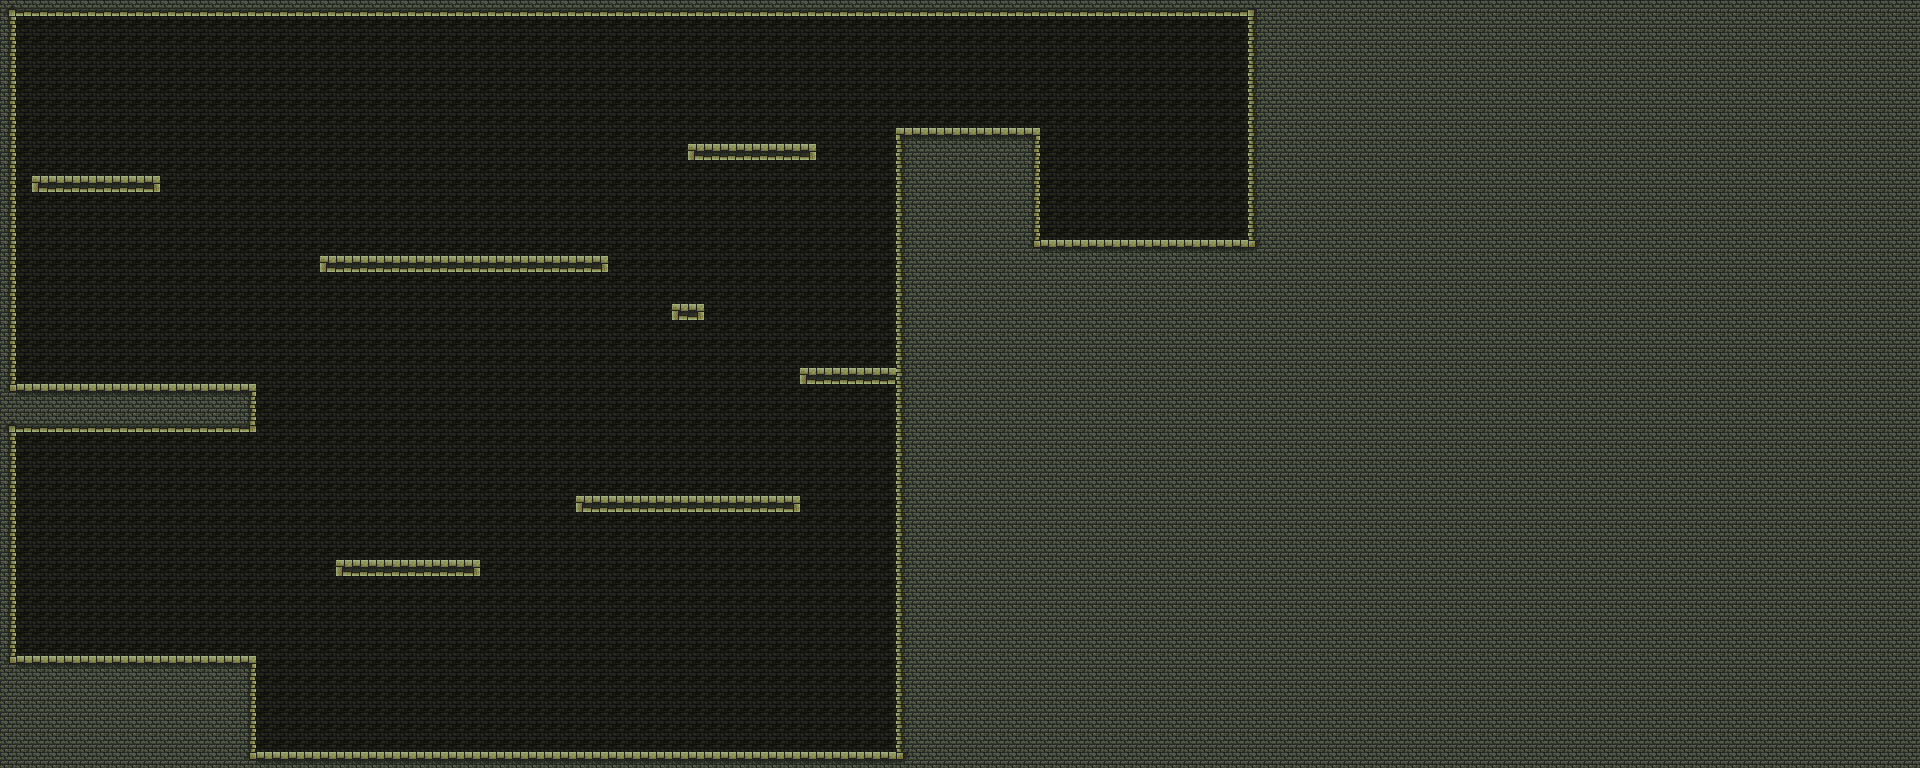

Below is a game level as drawn by its tile map, then a one-line description and the .tmx that defines it (tile-layer data replaced by summaries):
An orthogonal 120x48 tile map with 16x16 px tiles, 2 tile layers (background, Tile Layer 1), 3 tilesets and 78 objects.

<map version="1.2" tiledversion="1.2.4" orientation="orthogonal" renderorder="right-down" width="120" height="48" tilewidth="16" tileheight="16" infinite="0" nextlayerid="8" nextobjectid="90">
 <tileset firstgid="1" name="colored" tilewidth="16" tileheight="16" spacing="1" tilecount="1024" columns="32">
  <image source="../img/tiles/colored_transparent.png" width="543" height="543" />
 </tileset>
 <tileset firstgid="1025" source="objects.tsx" />
 <tileset firstgid="1039" source="Dungeon.tsx" />
 <layer id="7" name="background" width="120" height="48">
  <data>[5760 cells, 5760 non-empty, 1 distinct tile ids]</data>
 </layer>
 <layer id="1" name="Tile Layer 1" width="120" height="48">
  <data>[5760 cells, 3185 non-empty, 15 distinct tile ids]</data>
 </layer>
 <objectgroup id="6" name="upgrades">
  <object id="89" gid="1029" x="69" y="174" width="19" height="32" />
 </objectgroup>
 <objectgroup id="5" name="enemies">
  <object id="79" gid="1034" x="105" y="177" width="22" height="47" />
  <object id="80" gid="1034" x="771" y="145" width="22" height="47" />
  <object id="81" gid="1035" x="375" y="255" width="24" height="40" />
  <object id="82" gid="1035" x="457" y="252" width="24" height="40" />
  <object id="83" gid="1035" x="543" y="257" width="24" height="40" />
  <object id="86" gid="1035" x="410" y="552" width="24" height="40" />
  <object id="87" gid="1033" x="1133" y="237" width="31" height="21" />
  <object id="88" gid="1033" x="684" y="492" width="31" height="21" />
 </objectgroup>
 <objectgroup id="4" name="reverse">
  <object id="66" gid="1037" x="1025" y="245" width="16" height="32" />
  <object id="67" gid="1037" x="1247" y="244" width="16" height="32" />
  <object id="68" gid="1037" x="325" y="565" width="16" height="32" />
  <object id="69" gid="1037" x="477" y="563" width="16" height="32" />
  <object id="70" gid="1037" x="565" y="499" width="16" height="32" />
  <object id="71" gid="1037" x="797" y="501" width="16" height="32" />
  <object id="73" gid="1037" x="310" y="261" width="16" height="32" />
  <object id="74" gid="1037" x="603" y="261" width="16" height="32" />
  <object id="75" gid="1037" x="19" y="176" width="16" height="32" />
  <object id="76" gid="1037" x="154" y="180" width="16" height="32" />
  <object id="77" gid="1037" x="677" y="149" width="16" height="32" />
  <object id="78" gid="1037" x="811" y="148" width="16" height="32" />
 </objectgroup>
 <objectgroup id="3" name="doors">
  <object id="49" gid="290" x="76" y="655" width="24" height="24" />
  <object id="50" gid="291" x="1211" y="241" width="24" height="24" />
 </objectgroup>
 <objectgroup id="2" name="traps">
  <object id="1" gid="23" x="257" y="753" width="16" height="16" />
  <object id="2" gid="23" x="273" y="753" width="16" height="16" />
  <object id="3" gid="23" x="289" y="753" width="16" height="16" />
  <object id="4" gid="23" x="321" y="753" width="16" height="16" />
  <object id="5" gid="23" x="305" y="753" width="16" height="16" />
  <object id="6" gid="23" x="337" y="753" width="16" height="16" />
  <object id="7" gid="23" x="353" y="753" width="16" height="16" />
  <object id="8" gid="23" x="369" y="753" width="16" height="16" />
  <object id="9" gid="23" x="385" y="753" width="16" height="16" />
  <object id="10" gid="23" x="401" y="753" width="16" height="16" />
  <object id="11" gid="23" x="417" y="753" width="16" height="16" />
  <object id="12" gid="23" x="433" y="753" width="16" height="16" />
  <object id="13" gid="23" x="449" y="753" width="16" height="16" />
  <object id="14" gid="23" x="465" y="753" width="16" height="16" />
  <object id="15" gid="23" x="481" y="753" width="16" height="16" />
  <object id="16" gid="23" x="497" y="753" width="16" height="16" />
  <object id="17" gid="23" x="513" y="753" width="16" height="16" />
  <object id="18" gid="23" x="545" y="753" width="16" height="16" />
  <object id="19" gid="23" x="561" y="753" width="16" height="16" />
  <object id="20" gid="23" x="529" y="753" width="16" height="16" />
  <object id="21" gid="23" x="577" y="753" width="16" height="16" />
  <object id="22" gid="23" x="593" y="753" width="16" height="16" />
  <object id="23" gid="23" x="609" y="753" width="16" height="16" />
  <object id="24" gid="23" x="641" y="753" width="16" height="16" />
  <object id="25" gid="23" x="625" y="753" width="16" height="16" />
  <object id="26" gid="23" x="657" y="753" width="16" height="16" />
  <object id="27" gid="23" x="673" y="753" width="16" height="16" />
  <object id="28" gid="23" x="689" y="753" width="16" height="16" />
  <object id="29" gid="23" x="705" y="753" width="16" height="16" />
  <object id="30" gid="23" x="721" y="753" width="16" height="16" />
  <object id="31" gid="23" x="737" y="753" width="16" height="16" />
  <object id="32" gid="23" x="769" y="753" width="16" height="16" />
  <object id="33" gid="23" x="753" y="753" width="16" height="16" />
  <object id="34" gid="23" x="785" y="753" width="16" height="16" />
  <object id="35" gid="23" x="801" y="753" width="16" height="16" />
  <object id="36" gid="23" x="817" y="753" width="16" height="16" />
  <object id="37" gid="23" x="833" y="753" width="16" height="16" />
  <object id="38" gid="23" x="849" y="753" width="16" height="16" />
  <object id="39" gid="23" x="865" y="753" width="16" height="16" />
  <object id="40" gid="23" x="881" y="753" width="16" height="16" />
  <object id="51" gid="23" x="15" y="384" width="16" height="16" />
  <object id="52" gid="23" x="31" y="384" width="16" height="16" />
  <object id="53" gid="23" x="47" y="384" width="16" height="16" />
  <object id="54" gid="23" x="79" y="384" width="16" height="16" />
  <object id="55" gid="23" x="63" y="384" width="16" height="16" />
  <object id="56" gid="23" x="95" y="384" width="16" height="16" />
  <object id="57" gid="23" x="111" y="384" width="16" height="16" />
  <object id="58" gid="23" x="127" y="384" width="16" height="16" />
  <object id="59" gid="23" x="143" y="384" width="16" height="16" />
  <object id="60" gid="23" x="159" y="384" width="16" height="16" />
  <object id="61" gid="23" x="175" y="384" width="16" height="16" />
  <object id="62" gid="23" x="191" y="384" width="16" height="16" />
  <object id="63" gid="23" x="207" y="384" width="16" height="16" />
  <object id="64" gid="23" x="223" y="384" width="16" height="16" />
  <object id="65" gid="23" x="239" y="384" width="16" height="16" />
 </objectgroup>
</map>
